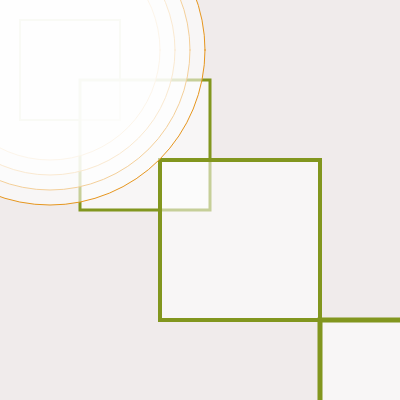
Frame 1 (no input)
Frame 60 (no input): identical to frame 1, image omitted
Frame 120 (the mouse pressed at the canvas centre since frame 60): identical to frame 1, image omitted

The p5.js sketch that drew this single still picture (run headless with seeded random() and noise() and a simulated clock; from frame 60 on, the mouse is pressed at the canvas centre):

// p5.js sketch
// ── sketch.js
let c = 30;


function setup() {
  createCanvas(400, 400);
  strokeCap(PROJECT);
}

function draw() {
  background(240, 235, 235);
  stroke(130, 150, 30);
  fill(255,140);
  let a = 20;
  let side = 100;

  strokeWeight(2);
  square(a, a, side);
  strokeWeight(2);
  line(a+side,a,a+side,a+side);
  line(a,a+side,a+side,a+side);

  a += a; a=a+a;
  side += c
  strokeWeight(3);
  square(a, a, side);
  strokeWeight(2);
  line(a+side,a,a+side,a+side);
  line(a,a+side,a+side,a+side);

  a += a
  side += c
  strokeWeight(4);
  square(a, a, side);
  strokeWeight(2);
  line(a+side,a,a+side,a+side);
  line(a,a+side,a+side,a+side);

  a += a
  side += c
  strokeWeight(5);
  square(a, a, side);
  strokeWeight(2);
  line(a+side,a,a+side,a+side);
  line(a,a+side,a+side,a+side);


  stroke(230, 150, 30);
  strokeWeight(8);

  a += a;
    side += c
    strokeWeight(1);
    circle(50,50,side);
    strokeWeight(10);
    line(a+side,a,a+side,a+side);
    line(a,a+side,a+side,a+side);

    a += a
    side += c
    strokeWeight(1);
    circle(50,50,side);
    strokeWeight(10);
    line(a+side,a,a+side,a+side);
    line(a,a+side,a+side,a+side);

    a += a
    side += c
    strokeWeight(1);
    circle(50,50,side);
    strokeWeight(10);
    line(a+side,a,a+side,a+side);
    line(a,a+side,a+side,a+side);

    a += a
    side += c
   strokeWeight(1);
    circle(50,50,side);
    strokeWeight(10);
    line(a+side,a,a+side,a+side);
    line(a,a+side,a+side,a+side);



}
